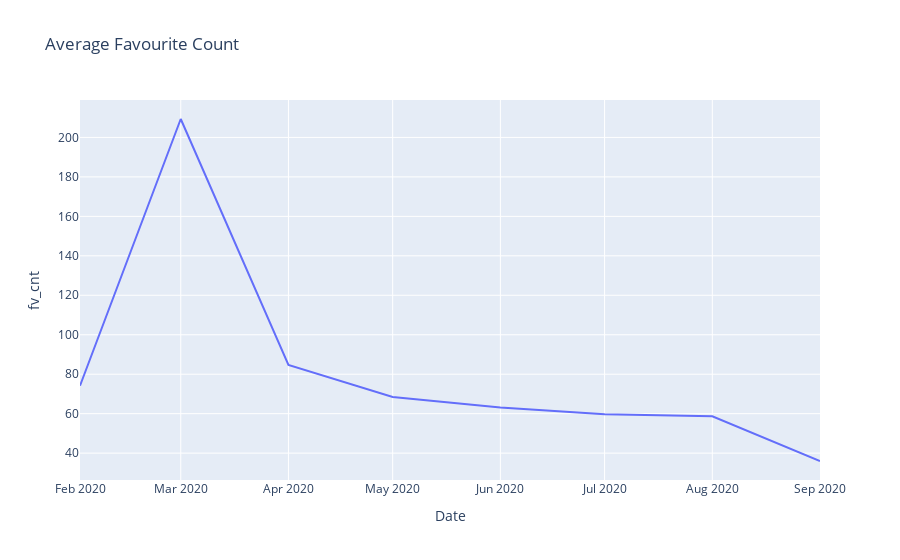

Write notebook code for a chart like this one.
### Code cell
fig = px.line(df_monthly, x="Date", y="fv_cnt", title='Average Favourite Count')
fig.show()

### Figure 1 — Plotly figure (JSON) as saved in the notebook; plotly's stock layout.template omitted (floating-point values rounded to 4 significant figures)
{"data": [{"hovertemplate": "Date=%{x}<br>fv_cnt=%{y}<extra></extra>", "legendgroup": "", "line": {"color": "#636efa", "dash": "solid"}, "mode": "lines", "name": "", "orientation": "v", "showlegend": false, "type": "scatter", "x": ["2020-02-01T00:00:00+00:00", "2020-03-01T00:00:00+00:00", "2020-04-01T00:00:00+00:00", "2020-05-01T00:00:00+00:00", "2020-06-01T00:00:00+00:00", "2020-07-01T00:00:00+00:00", "2020-08-01T00:00:00+00:00", "2020-09-01T00:00:00+00:00"], "xaxis": "x", "y": [74.14, 209.3, 84.7, 68.48, 63.09, 59.71, 58.71, 36.02], "yaxis": "y"}], "layout": {"legend": {"tracegroupgap": 0}, "title": {"text": "Average Favourite Count"}, "xaxis": {"anchor": "y", "domain": [0, 1], "title": {"text": "Date"}}, "yaxis": {"anchor": "x", "domain": [0, 1], "title": {"text": "fv_cnt"}}}}
